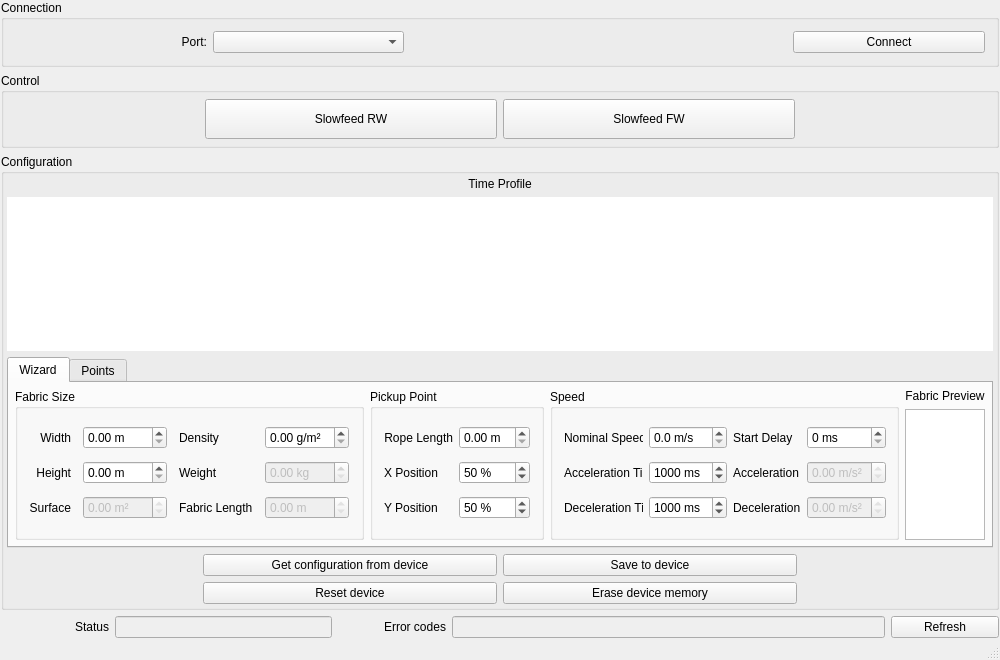
<?xml version="1.0" encoding="UTF-8"?>
<ui version="4.0">
 <class>MainWindow</class>
 <widget class="QMainWindow" name="MainWindow">
  <property name="windowModality">
   <enum>Qt::NonModal</enum>
  </property>
  <property name="enabled">
   <bool>true</bool>
  </property>
  <property name="geometry">
   <rect>
    <x>0</x>
    <y>0</y>
    <width>1000</width>
    <height>660</height>
   </rect>
  </property>
  <property name="minimumSize">
   <size>
    <width>1000</width>
    <height>620</height>
   </size>
  </property>
  <property name="windowTitle">
   <string>MainWindow</string>
  </property>
  <property name="styleSheet">
   <string notr="true"/>
  </property>
  <widget class="QWidget" name="centralWidget">
   <property name="sizePolicy">
    <sizepolicy hsizetype="Minimum" vsizetype="Minimum">
     <horstretch>0</horstretch>
     <verstretch>0</verstretch>
    </sizepolicy>
   </property>
   <layout class="QGridLayout" name="gridLayout_3">
    <property name="leftMargin">
     <number>0</number>
    </property>
    <property name="topMargin">
     <number>0</number>
    </property>
    <property name="rightMargin">
     <number>0</number>
    </property>
    <property name="bottomMargin">
     <number>0</number>
    </property>
    <item row="0" column="0">
     <layout class="QVBoxLayout" name="mainLayout">
      <property name="leftMargin">
       <number>1</number>
      </property>
      <property name="rightMargin">
       <number>1</number>
      </property>
      <item>
       <widget class="QGroupBox" name="connectionGroup">
        <property name="title">
         <string>Connection</string>
        </property>
        <layout class="QHBoxLayout" name="horizontalLayout" stretch="1,1,2,1">
         <item>
          <widget class="QLabel" name="portLabel">
           <property name="minimumSize">
            <size>
             <width>42</width>
             <height>13</height>
            </size>
           </property>
           <property name="text">
            <string>Port:</string>
           </property>
           <property name="alignment">
            <set>Qt::AlignRight|Qt::AlignTrailing|Qt::AlignVCenter</set>
           </property>
          </widget>
         </item>
         <item>
          <widget class="QComboBox" name="portCombo"/>
         </item>
         <item>
          <spacer name="horizontalSpacer">
           <property name="orientation">
            <enum>Qt::Horizontal</enum>
           </property>
           <property name="sizeType">
            <enum>QSizePolicy::Minimum</enum>
           </property>
           <property name="sizeHint" stdset="0">
            <size>
             <width>154</width>
             <height>20</height>
            </size>
           </property>
          </spacer>
         </item>
         <item>
          <widget class="QPushButton" name="connectButton">
           <property name="text">
            <string>Connect</string>
           </property>
          </widget>
         </item>
        </layout>
       </widget>
      </item>
      <item>
       <widget class="QGroupBox" name="controlGroup">
        <property name="minimumSize">
         <size>
          <width>0</width>
          <height>0</height>
         </size>
        </property>
        <property name="title">
         <string>Control</string>
        </property>
        <layout class="QHBoxLayout" name="horizontalLayout_2" stretch="2,3,3,2">
         <property name="leftMargin">
          <number>6</number>
         </property>
         <property name="topMargin">
          <number>6</number>
         </property>
         <property name="rightMargin">
          <number>6</number>
         </property>
         <property name="bottomMargin">
          <number>6</number>
         </property>
         <item>
          <spacer name="horizontalSpacer_2">
           <property name="orientation">
            <enum>Qt::Horizontal</enum>
           </property>
           <property name="sizeHint" stdset="0">
            <size>
             <width>40</width>
             <height>20</height>
            </size>
           </property>
          </spacer>
         </item>
         <item>
          <widget class="QPushButton" name="slowfeedRewindButton">
           <property name="sizePolicy">
            <sizepolicy hsizetype="Minimum" vsizetype="Fixed">
             <horstretch>0</horstretch>
             <verstretch>0</verstretch>
            </sizepolicy>
           </property>
           <property name="minimumSize">
            <size>
             <width>0</width>
             <height>40</height>
            </size>
           </property>
           <property name="text">
            <string>Slowfeed RW</string>
           </property>
           <property name="checkable">
            <bool>false</bool>
           </property>
           <property name="flat">
            <bool>false</bool>
           </property>
          </widget>
         </item>
         <item>
          <widget class="QPushButton" name="slowfeedForwardButton">
           <property name="minimumSize">
            <size>
             <width>0</width>
             <height>40</height>
            </size>
           </property>
           <property name="text">
            <string>Slowfeed FW</string>
           </property>
          </widget>
         </item>
         <item>
          <spacer name="horizontalSpacer_3">
           <property name="orientation">
            <enum>Qt::Horizontal</enum>
           </property>
           <property name="sizeHint" stdset="0">
            <size>
             <width>40</width>
             <height>20</height>
            </size>
           </property>
          </spacer>
         </item>
        </layout>
       </widget>
      </item>
      <item>
       <widget class="QGroupBox" name="configGroup">
        <property name="sizePolicy">
         <sizepolicy hsizetype="MinimumExpanding" vsizetype="Preferred">
          <horstretch>0</horstretch>
          <verstretch>0</verstretch>
         </sizepolicy>
        </property>
        <property name="minimumSize">
         <size>
          <width>850</width>
          <height>0</height>
         </size>
        </property>
        <property name="title">
         <string>Configuration</string>
        </property>
        <layout class="QVBoxLayout" name="verticalLayout">
         <property name="leftMargin">
          <number>3</number>
         </property>
         <property name="topMargin">
          <number>3</number>
         </property>
         <property name="rightMargin">
          <number>3</number>
         </property>
         <property name="bottomMargin">
          <number>3</number>
         </property>
         <item>
          <layout class="QGridLayout" name="gridLayout_7" rowstretch="0,0">
           <property name="horizontalSpacing">
            <number>6</number>
           </property>
           <item row="0" column="0">
            <widget class="QLabel" name="label">
             <property name="sizePolicy">
              <sizepolicy hsizetype="Preferred" vsizetype="Preferred">
               <horstretch>0</horstretch>
               <verstretch>0</verstretch>
              </sizepolicy>
             </property>
             <property name="text">
              <string>Time Profile</string>
             </property>
             <property name="alignment">
              <set>Qt::AlignCenter</set>
             </property>
            </widget>
           </item>
           <item row="1" column="0">
            <widget class="QGraphicsView" name="profileView">
             <property name="sizePolicy">
              <sizepolicy hsizetype="MinimumExpanding" vsizetype="MinimumExpanding">
               <horstretch>0</horstretch>
               <verstretch>0</verstretch>
              </sizepolicy>
             </property>
             <property name="focusPolicy">
              <enum>Qt::NoFocus</enum>
             </property>
             <property name="layoutDirection">
              <enum>Qt::LeftToRight</enum>
             </property>
             <property name="styleSheet">
              <string notr="true"/>
             </property>
             <property name="frameShape">
              <enum>QFrame::NoFrame</enum>
             </property>
             <property name="frameShadow">
              <enum>QFrame::Plain</enum>
             </property>
             <property name="lineWidth">
              <number>2</number>
             </property>
             <property name="verticalScrollBarPolicy">
              <enum>Qt::ScrollBarAlwaysOff</enum>
             </property>
             <property name="horizontalScrollBarPolicy">
              <enum>Qt::ScrollBarAlwaysOff</enum>
             </property>
             <property name="sizeAdjustPolicy">
              <enum>QAbstractScrollArea::AdjustToContents</enum>
             </property>
             <property name="sceneRect">
              <rectf>
               <x>0.000000000000000</x>
               <y>0.000000000000000</y>
               <width>0.000000000000000</width>
               <height>0.000000000000000</height>
              </rectf>
             </property>
             <property name="alignment">
              <set>Qt::AlignBottom|Qt::AlignLeading|Qt::AlignLeft</set>
             </property>
             <property name="renderHints">
              <set>QPainter::Antialiasing|QPainter::HighQualityAntialiasing|QPainter::SmoothPixmapTransform|QPainter::TextAntialiasing</set>
             </property>
             <property name="resizeAnchor">
              <enum>QGraphicsView::AnchorViewCenter</enum>
             </property>
            </widget>
           </item>
          </layout>
         </item>
         <item>
          <layout class="QHBoxLayout" name="horizontalLayout_4">
           <property name="bottomMargin">
            <number>0</number>
           </property>
           <item>
            <widget class="QTabWidget" name="tabWidget">
             <property name="sizePolicy">
              <sizepolicy hsizetype="Expanding" vsizetype="MinimumExpanding">
               <horstretch>0</horstretch>
               <verstretch>0</verstretch>
              </sizepolicy>
             </property>
             <property name="minimumSize">
              <size>
               <width>0</width>
               <height>50</height>
              </size>
             </property>
             <property name="currentIndex">
              <number>0</number>
             </property>
             <widget class="QWidget" name="wizardTab">
              <property name="sizePolicy">
               <sizepolicy hsizetype="Preferred" vsizetype="MinimumExpanding">
                <horstretch>0</horstretch>
                <verstretch>0</verstretch>
               </sizepolicy>
              </property>
              <property name="minimumSize">
               <size>
                <width>0</width>
                <height>100</height>
               </size>
              </property>
              <property name="accessibleName">
               <string/>
              </property>
              <attribute name="title">
               <string>Wizard</string>
              </attribute>
              <layout class="QGridLayout" name="gridLayout_8">
               <property name="leftMargin">
                <number>6</number>
               </property>
               <property name="topMargin">
                <number>6</number>
               </property>
               <property name="rightMargin">
                <number>6</number>
               </property>
               <property name="bottomMargin">
                <number>6</number>
               </property>
               <property name="spacing">
                <number>6</number>
               </property>
               <item row="0" column="6">
                <widget class="QLabel" name="label_2">
                 <property name="text">
                  <string>Fabric Preview</string>
                 </property>
                 <property name="alignment">
                  <set>Qt::AlignCenter</set>
                 </property>
                </widget>
               </item>
               <item row="1" column="6">
                <widget class="QGraphicsView" name="fabricView">
                 <property name="focusPolicy">
                  <enum>Qt::NoFocus</enum>
                 </property>
                 <property name="lineWidth">
                  <number>2</number>
                 </property>
                 <property name="verticalScrollBarPolicy">
                  <enum>Qt::ScrollBarAlwaysOff</enum>
                 </property>
                 <property name="horizontalScrollBarPolicy">
                  <enum>Qt::ScrollBarAlwaysOff</enum>
                 </property>
                 <property name="sizeAdjustPolicy">
                  <enum>QAbstractScrollArea::AdjustToContents</enum>
                 </property>
                </widget>
               </item>
               <item row="0" column="5" rowspan="2">
                <widget class="QGroupBox" name="speedGroupBox">
                 <property name="minimumSize">
                  <size>
                   <width>0</width>
                   <height>100</height>
                  </size>
                 </property>
                 <property name="title">
                  <string>Speed</string>
                 </property>
                 <layout class="QGridLayout" name="_2">
                  <item row="2" column="0">
                   <widget class="QLabel" name="decelerationTimeLabel">
                    <property name="text">
                     <string>Deceleration Time</string>
                    </property>
                   </widget>
                  </item>
                  <item row="2" column="2">
                   <widget class="QLabel" name="decelerationLabel">
                    <property name="text">
                     <string>Deceleration</string>
                    </property>
                   </widget>
                  </item>
                  <item row="2" column="3">
                   <widget class="QDoubleSpinBox" name="decelerationDoubleSpinBox">
                    <property name="enabled">
                     <bool>false</bool>
                    </property>
                    <property name="readOnly">
                     <bool>true</bool>
                    </property>
                    <property name="suffix">
                     <string> m/s²</string>
                    </property>
                   </widget>
                  </item>
                  <item row="1" column="3">
                   <widget class="QDoubleSpinBox" name="accelerationDoubleSpinBox">
                    <property name="enabled">
                     <bool>false</bool>
                    </property>
                    <property name="readOnly">
                     <bool>true</bool>
                    </property>
                    <property name="suffix">
                     <string> m/s²</string>
                    </property>
                   </widget>
                  </item>
                  <item row="1" column="2">
                   <widget class="QLabel" name="accelerationLabel">
                    <property name="text">
                     <string>Acceleration</string>
                    </property>
                   </widget>
                  </item>
                  <item row="1" column="0">
                   <widget class="QLabel" name="accelerationTimeLabel">
                    <property name="text">
                     <string>Acceleration Time</string>
                    </property>
                   </widget>
                  </item>
                  <item row="0" column="0">
                   <widget class="QLabel" name="nominalSpeedLabel">
                    <property name="text">
                     <string>Nominal Speed</string>
                    </property>
                   </widget>
                  </item>
                  <item row="0" column="1">
                   <widget class="QDoubleSpinBox" name="nominalSpeedDoubleSpinBox">
                    <property name="suffix">
                     <string> m/s</string>
                    </property>
                    <property name="decimals">
                     <number>1</number>
                    </property>
                    <property name="maximum">
                     <double>50.000000000000000</double>
                    </property>
                   </widget>
                  </item>
                  <item row="0" column="2">
                   <widget class="QLabel" name="startDelayLabel">
                    <property name="text">
                     <string>Start Delay</string>
                    </property>
                   </widget>
                  </item>
                  <item row="0" column="3">
                   <widget class="QSpinBox" name="startDelaySpinBox">
                    <property name="suffix">
                     <string> ms</string>
                    </property>
                    <property name="maximum">
                     <number>10000</number>
                    </property>
                    <property name="singleStep">
                     <number>50</number>
                    </property>
                   </widget>
                  </item>
                  <item row="2" column="1">
                   <widget class="QSpinBox" name="decelerationTimeSpinBox">
                    <property name="suffix">
                     <string> ms</string>
                    </property>
                    <property name="minimum">
                     <number>1</number>
                    </property>
                    <property name="maximum">
                     <number>10000</number>
                    </property>
                    <property name="singleStep">
                     <number>100</number>
                    </property>
                    <property name="value">
                     <number>1000</number>
                    </property>
                   </widget>
                  </item>
                  <item row="1" column="1">
                   <widget class="QSpinBox" name="accelerationTimeSpinBox">
                    <property name="suffix">
                     <string> ms</string>
                    </property>
                    <property name="minimum">
                     <number>1</number>
                    </property>
                    <property name="maximum">
                     <number>10000</number>
                    </property>
                    <property name="singleStep">
                     <number>100</number>
                    </property>
                    <property name="value">
                     <number>1000</number>
                    </property>
                   </widget>
                  </item>
                 </layout>
                </widget>
               </item>
               <item row="0" column="4" rowspan="2">
                <widget class="QGroupBox" name="pickupPointGroupBox">
                 <property name="minimumSize">
                  <size>
                   <width>0</width>
                   <height>100</height>
                  </size>
                 </property>
                 <property name="title">
                  <string>Pickup Point</string>
                 </property>
                 <layout class="QGridLayout" name="gridLayout_4">
                  <property name="horizontalSpacing">
                   <number>6</number>
                  </property>
                  <item row="0" column="0">
                   <widget class="QLabel" name="cableLengthLabel">
                    <property name="text">
                     <string>Rope Length</string>
                    </property>
                    <property name="alignment">
                     <set>Qt::AlignRight|Qt::AlignTrailing|Qt::AlignVCenter</set>
                    </property>
                   </widget>
                  </item>
                  <item row="0" column="1">
                   <widget class="QDoubleSpinBox" name="cableLengthDoubleSpinBox">
                    <property name="suffix">
                     <string> m</string>
                    </property>
                    <property name="maximum">
                     <double>50.000000000000000</double>
                    </property>
                   </widget>
                  </item>
                  <item row="1" column="0">
                   <widget class="QLabel" name="pickupPointXLabel">
                    <property name="text">
                     <string>X Position</string>
                    </property>
                   </widget>
                  </item>
                  <item row="1" column="1">
                   <widget class="QSpinBox" name="pickupPointXSpinBox">
                    <property name="suffix">
                     <string> %</string>
                    </property>
                    <property name="prefix">
                     <string/>
                    </property>
                    <property name="maximum">
                     <number>100</number>
                    </property>
                    <property name="singleStep">
                     <number>5</number>
                    </property>
                    <property name="value">
                     <number>50</number>
                    </property>
                   </widget>
                  </item>
                  <item row="2" column="0">
                   <widget class="QLabel" name="pickupPointYLabel">
                    <property name="text">
                     <string>Y Position</string>
                    </property>
                   </widget>
                  </item>
                  <item row="2" column="1">
                   <widget class="QSpinBox" name="pickupPointYSpinBox">
                    <property name="suffix">
                     <string> %</string>
                    </property>
                    <property name="maximum">
                     <number>100</number>
                    </property>
                    <property name="singleStep">
                     <number>5</number>
                    </property>
                    <property name="value">
                     <number>50</number>
                    </property>
                   </widget>
                  </item>
                 </layout>
                </widget>
               </item>
               <item row="0" column="1" rowspan="2">
                <widget class="QGroupBox" name="fabricSizeGroupBox">
                 <property name="minimumSize">
                  <size>
                   <width>0</width>
                   <height>100</height>
                  </size>
                 </property>
                 <property name="title">
                  <string>Fabric Size</string>
                 </property>
                 <layout class="QGridLayout" name="gridLayout_2" columnstretch="1,1,1,1">
                  <property name="horizontalSpacing">
                   <number>12</number>
                  </property>
                  <property name="verticalSpacing">
                   <number>6</number>
                  </property>
                  <item row="0" column="2">
                   <widget class="QLabel" name="fabricGrammageLabel">
                    <property name="text">
                     <string>Density</string>
                    </property>
                   </widget>
                  </item>
                  <item row="0" column="0">
                   <widget class="QLabel" name="fabricWidthLabel">
                    <property name="text">
                     <string>Width</string>
                    </property>
                    <property name="alignment">
                     <set>Qt::AlignRight|Qt::AlignTrailing|Qt::AlignVCenter</set>
                    </property>
                   </widget>
                  </item>
                  <item row="0" column="1">
                   <widget class="QDoubleSpinBox" name="fabricWidthDoubleSpinBox">
                    <property name="suffix">
                     <string> m</string>
                    </property>
                    <property name="maximum">
                     <double>50.000000000000000</double>
                    </property>
                   </widget>
                  </item>
                  <item row="2" column="0">
                   <widget class="QLabel" name="fabricSurfaceLabel">
                    <property name="text">
                     <string>Surface</string>
                    </property>
                    <property name="alignment">
                     <set>Qt::AlignRight|Qt::AlignTrailing|Qt::AlignVCenter</set>
                    </property>
                   </widget>
                  </item>
                  <item row="1" column="0">
                   <widget class="QLabel" name="fabricHeighLabel">
                    <property name="text">
                     <string>Height</string>
                    </property>
                    <property name="alignment">
                     <set>Qt::AlignRight|Qt::AlignTrailing|Qt::AlignVCenter</set>
                    </property>
                   </widget>
                  </item>
                  <item row="1" column="1">
                   <widget class="QDoubleSpinBox" name="fabricHeightDoubleSpinBox">
                    <property name="suffix">
                     <string> m</string>
                    </property>
                    <property name="maximum">
                     <double>50.000000000000000</double>
                    </property>
                   </widget>
                  </item>
                  <item row="2" column="1">
                   <widget class="QDoubleSpinBox" name="fabricSurfaceDoubleSpinBox">
                    <property name="enabled">
                     <bool>false</bool>
                    </property>
                    <property name="readOnly">
                     <bool>true</bool>
                    </property>
                    <property name="suffix">
                     <string> m²</string>
                    </property>
                    <property name="decimals">
                     <number>2</number>
                    </property>
                    <property name="maximum">
                     <double>2500.000000000000000</double>
                    </property>
                    <property name="singleStep">
                     <double>10.000000000000000</double>
                    </property>
                   </widget>
                  </item>
                  <item row="0" column="3">
                   <widget class="QDoubleSpinBox" name="fabricDensityDoubleSpinBox">
                    <property name="suffix">
                     <string> g/m²</string>
                    </property>
                    <property name="maximum">
                     <double>999.899999999999977</double>
                    </property>
                   </widget>
                  </item>
                  <item row="1" column="3">
                   <widget class="QDoubleSpinBox" name="fabricWeightDoubleSpinBox">
                    <property name="enabled">
                     <bool>false</bool>
                    </property>
                    <property name="suffix">
                     <string> kg</string>
                    </property>
                   </widget>
                  </item>
                  <item row="1" column="2">
                   <widget class="QLabel" name="fabricWeightLabel">
                    <property name="text">
                     <string>Weight</string>
                    </property>
                   </widget>
                  </item>
                  <item row="2" column="3">
                   <widget class="QDoubleSpinBox" name="fabricLengthDoubleSpinBox">
                    <property name="enabled">
                     <bool>false</bool>
                    </property>
                    <property name="readOnly">
                     <bool>true</bool>
                    </property>
                    <property name="suffix">
                     <string> m</string>
                    </property>
                    <property name="decimals">
                     <number>2</number>
                    </property>
                    <property name="maximum">
                     <double>100.000000000000000</double>
                    </property>
                    <property name="singleStep">
                     <double>10.000000000000000</double>
                    </property>
                   </widget>
                  </item>
                  <item row="2" column="2">
                   <widget class="QLabel" name="fabricLengthLabel">
                    <property name="text">
                     <string>Fabric Length</string>
                    </property>
                   </widget>
                  </item>
                 </layout>
                </widget>
               </item>
              </layout>
             </widget>
             <widget class="QWidget" name="pointsTab">
              <attribute name="title">
               <string>Points</string>
              </attribute>
              <layout class="QGridLayout" name="gridLayout">
               <item row="0" column="0">
                <widget class="QLabel" name="x1Label">
                 <property name="layoutDirection">
                  <enum>Qt::LeftToRight</enum>
                 </property>
                 <property name="text">
                  <string>Start time</string>
                 </property>
                 <property name="alignment">
                  <set>Qt::AlignRight|Qt::AlignTrailing|Qt::AlignVCenter</set>
                 </property>
                </widget>
               </item>
               <item row="0" column="1">
                <widget class="QSpinBox" name="x1SpinBox">
                 <property name="styleSheet">
                  <string notr="true"/>
                 </property>
                 <property name="suffix">
                  <string extracomment="milliseconds"> ms</string>
                 </property>
                 <property name="maximum">
                  <number>20000</number>
                 </property>
                 <property name="singleStep">
                  <number>100</number>
                 </property>
                </widget>
               </item>
               <item row="1" column="0">
                <widget class="QLabel" name="x2Label">
                 <property name="text">
                  <string>X time</string>
                 </property>
                 <property name="alignment">
                  <set>Qt::AlignRight|Qt::AlignTrailing|Qt::AlignVCenter</set>
                 </property>
                </widget>
               </item>
               <item row="1" column="1">
                <widget class="QSpinBox" name="x2SpinBox">
                 <property name="suffix">
                  <string extracomment="milliseconds"> ms</string>
                 </property>
                 <property name="maximum">
                  <number>20000</number>
                 </property>
                 <property name="singleStep">
                  <number>100</number>
                 </property>
                </widget>
               </item>
               <item row="1" column="2">
                <widget class="QLabel" name="y2Label">
                 <property name="text">
                  <string>X speed</string>
                 </property>
                 <property name="alignment">
                  <set>Qt::AlignRight|Qt::AlignTrailing|Qt::AlignVCenter</set>
                 </property>
                </widget>
               </item>
               <item row="1" column="3">
                <widget class="QSpinBox" name="y2SpinBox">
                 <property name="suffix">
                  <string>%</string>
                 </property>
                 <property name="maximum">
                  <number>100</number>
                 </property>
                </widget>
               </item>
               <item row="2" column="0">
                <widget class="QLabel" name="x3Label">
                 <property name="text">
                  <string>Y time</string>
                 </property>
                 <property name="alignment">
                  <set>Qt::AlignRight|Qt::AlignTrailing|Qt::AlignVCenter</set>
                 </property>
                </widget>
               </item>
               <item row="2" column="1">
                <widget class="QSpinBox" name="x3SpinBox">
                 <property name="cursor">
                  <cursorShape>ArrowCursor</cursorShape>
                 </property>
                 <property name="suffix">
                  <string extracomment="milliseconds"> ms</string>
                 </property>
                 <property name="maximum">
                  <number>20000</number>
                 </property>
                 <property name="singleStep">
                  <number>100</number>
                 </property>
                </widget>
               </item>
               <item row="2" column="2">
                <widget class="QLabel" name="y3Label">
                 <property name="text">
                  <string>Y speed</string>
                 </property>
                 <property name="alignment">
                  <set>Qt::AlignRight|Qt::AlignTrailing|Qt::AlignVCenter</set>
                 </property>
                </widget>
               </item>
               <item row="2" column="3">
                <widget class="QSpinBox" name="y3SpinBox">
                 <property name="suffix">
                  <string>%</string>
                 </property>
                 <property name="maximum">
                  <number>100</number>
                 </property>
                </widget>
               </item>
               <item row="3" column="0">
                <widget class="QLabel" name="x4Label">
                 <property name="text">
                  <string>Z time</string>
                 </property>
                 <property name="alignment">
                  <set>Qt::AlignRight|Qt::AlignTrailing|Qt::AlignVCenter</set>
                 </property>
                </widget>
               </item>
               <item row="3" column="1">
                <widget class="QSpinBox" name="x4SpinBox">
                 <property name="suffix">
                  <string extracomment="milliseconds"> ms</string>
                 </property>
                 <property name="prefix">
                  <string/>
                 </property>
                 <property name="maximum">
                  <number>20000</number>
                 </property>
                 <property name="singleStep">
                  <number>100</number>
                 </property>
                </widget>
               </item>
               <item row="3" column="2">
                <widget class="QLabel" name="y4Label">
                 <property name="text">
                  <string>Z speed</string>
                 </property>
                 <property name="alignment">
                  <set>Qt::AlignRight|Qt::AlignTrailing|Qt::AlignVCenter</set>
                 </property>
                </widget>
               </item>
               <item row="3" column="3">
                <widget class="QSpinBox" name="y4SpinBox">
                 <property name="suffix">
                  <string>%</string>
                 </property>
                 <property name="maximum">
                  <number>100</number>
                 </property>
                </widget>
               </item>
               <item row="4" column="0">
                <widget class="QLabel" name="x5Label">
                 <property name="text">
                  <string>Stop time</string>
                 </property>
                 <property name="alignment">
                  <set>Qt::AlignRight|Qt::AlignTrailing|Qt::AlignVCenter</set>
                 </property>
                </widget>
               </item>
               <item row="4" column="1">
                <widget class="QSpinBox" name="x5SpinBox">
                 <property name="suffix">
                  <string extracomment="milliseconds"> ms</string>
                 </property>
                 <property name="maximum">
                  <number>20000</number>
                 </property>
                 <property name="singleStep">
                  <number>100</number>
                 </property>
                </widget>
               </item>
              </layout>
             </widget>
            </widget>
           </item>
          </layout>
         </item>
         <item>
          <layout class="QGridLayout" name="gridLayout_5" columnstretch="2,3,3,2">
           <property name="topMargin">
            <number>0</number>
           </property>
           <property name="horizontalSpacing">
            <number>6</number>
           </property>
           <item row="0" column="2">
            <widget class="QPushButton" name="saveConfigButton">
             <property name="text">
              <string>Save to device</string>
             </property>
            </widget>
           </item>
           <item row="0" column="1">
            <widget class="QPushButton" name="getConfigButton">
             <property name="styleSheet">
              <string notr="true"/>
             </property>
             <property name="text">
              <string>Get configuration from device</string>
             </property>
            </widget>
           </item>
           <item row="1" column="1">
            <widget class="QPushButton" name="resetButton">
             <property name="text">
              <string>Reset device</string>
             </property>
            </widget>
           </item>
           <item row="1" column="2">
            <widget class="QPushButton" name="eraseButton">
             <property name="text">
              <string>Erase device memory</string>
             </property>
             <property name="flat">
              <bool>false</bool>
             </property>
            </widget>
           </item>
           <item row="1" column="0">
            <spacer name="horizontalSpacer_4">
             <property name="orientation">
              <enum>Qt::Horizontal</enum>
             </property>
             <property name="sizeHint" stdset="0">
              <size>
               <width>40</width>
               <height>20</height>
              </size>
             </property>
            </spacer>
           </item>
           <item row="1" column="3">
            <spacer name="horizontalSpacer_5">
             <property name="orientation">
              <enum>Qt::Horizontal</enum>
             </property>
             <property name="sizeHint" stdset="0">
              <size>
               <width>40</width>
               <height>20</height>
              </size>
             </property>
            </spacer>
           </item>
          </layout>
         </item>
        </layout>
       </widget>
      </item>
      <item>
       <layout class="QHBoxLayout" name="horizontalLayout_3" stretch="1,2,1,4,1">
        <property name="topMargin">
         <number>0</number>
        </property>
        <property name="bottomMargin">
         <number>0</number>
        </property>
        <item>
         <widget class="QLabel" name="statusLabel">
          <property name="text">
           <string>Status</string>
          </property>
          <property name="alignment">
           <set>Qt::AlignRight|Qt::AlignTrailing|Qt::AlignVCenter</set>
          </property>
         </widget>
        </item>
        <item>
         <widget class="QLineEdit" name="statusLineEdit">
          <property name="enabled">
           <bool>false</bool>
          </property>
          <property name="cursor">
           <cursorShape>ForbiddenCursor</cursorShape>
          </property>
          <property name="focusPolicy">
           <enum>Qt::NoFocus</enum>
          </property>
          <property name="readOnly">
           <bool>true</bool>
          </property>
         </widget>
        </item>
        <item>
         <widget class="QLabel" name="errorLabel">
          <property name="text">
           <string>Error codes</string>
          </property>
          <property name="alignment">
           <set>Qt::AlignRight|Qt::AlignTrailing|Qt::AlignVCenter</set>
          </property>
         </widget>
        </item>
        <item>
         <widget class="QLineEdit" name="errorLineEdit">
          <property name="enabled">
           <bool>false</bool>
          </property>
          <property name="cursor">
           <cursorShape>ForbiddenCursor</cursorShape>
          </property>
          <property name="mouseTracking">
           <bool>false</bool>
          </property>
          <property name="focusPolicy">
           <enum>Qt::NoFocus</enum>
          </property>
          <property name="readOnly">
           <bool>true</bool>
          </property>
         </widget>
        </item>
        <item>
         <widget class="QPushButton" name="statusButton">
          <property name="text">
           <string>Refresh</string>
          </property>
         </widget>
        </item>
       </layout>
      </item>
     </layout>
    </item>
   </layout>
  </widget>
  <widget class="QStatusBar" name="statusBar"/>
  <action name="actionQuit">
   <property name="icon">
    <iconset theme="quit">
     <normaloff>.</normaloff>.</iconset>
   </property>
   <property name="text">
    <string>Quit</string>
   </property>
   <property name="shortcut">
    <string>Ctrl+Q</string>
   </property>
  </action>
  <action name="actionLoad_from_file">
   <property name="text">
    <string>Load from file...</string>
   </property>
  </action>
  <action name="actionSave_to_file">
   <property name="text">
    <string>Save to file...</string>
   </property>
  </action>
 </widget>
 <layoutdefault spacing="6" margin="11"/>
 <tabstops>
  <tabstop>portCombo</tabstop>
  <tabstop>connectButton</tabstop>
  <tabstop>slowfeedRewindButton</tabstop>
  <tabstop>slowfeedForwardButton</tabstop>
  <tabstop>profileView</tabstop>
  <tabstop>tabWidget</tabstop>
  <tabstop>fabricWidthDoubleSpinBox</tabstop>
  <tabstop>fabricHeightDoubleSpinBox</tabstop>
  <tabstop>fabricDensityDoubleSpinBox</tabstop>
  <tabstop>fabricWeightDoubleSpinBox</tabstop>
  <tabstop>fabricSurfaceDoubleSpinBox</tabstop>
  <tabstop>fabricLengthDoubleSpinBox</tabstop>
  <tabstop>cableLengthDoubleSpinBox</tabstop>
  <tabstop>pickupPointXSpinBox</tabstop>
  <tabstop>pickupPointYSpinBox</tabstop>
  <tabstop>nominalSpeedDoubleSpinBox</tabstop>
  <tabstop>accelerationTimeSpinBox</tabstop>
  <tabstop>decelerationTimeSpinBox</tabstop>
  <tabstop>startDelaySpinBox</tabstop>
  <tabstop>accelerationDoubleSpinBox</tabstop>
  <tabstop>decelerationDoubleSpinBox</tabstop>
  <tabstop>x1SpinBox</tabstop>
  <tabstop>x2SpinBox</tabstop>
  <tabstop>y2SpinBox</tabstop>
  <tabstop>x3SpinBox</tabstop>
  <tabstop>y3SpinBox</tabstop>
  <tabstop>x4SpinBox</tabstop>
  <tabstop>y4SpinBox</tabstop>
  <tabstop>x5SpinBox</tabstop>
  <tabstop>fabricView</tabstop>
  <tabstop>getConfigButton</tabstop>
  <tabstop>saveConfigButton</tabstop>
  <tabstop>resetButton</tabstop>
  <tabstop>eraseButton</tabstop>
  <tabstop>statusButton</tabstop>
 </tabstops>
 <resources/>
 <connections/>
</ui>
